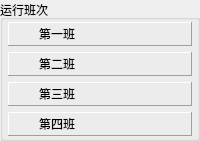
                     <widget class="QGroupBox" name="groupBox_banci">
                      <property name="title">
                       <string>运行班次</string>
                      </property>
                      <layout class="QVBoxLayout" name="verticalLayout_7">
                       <property name="leftMargin">
                        <number>5</number>
                       </property>
                       <property name="topMargin">
                        <number>2</number>
                       </property>
                       <property name="rightMargin">
                        <number>5</number>
                       </property>
                       <property name="bottomMargin">
                        <number>2</number>
                       </property>
                       <item>
                        <widget class="QFrame" name="frame_4">
                         <property name="frameShape">
                          <enum>QFrame::Panel</enum>
                         </property>
                         <property name="frameShadow">
                          <enum>QFrame::Raised</enum>
                         </property>
                         <layout class="QHBoxLayout" name="horizontalLayout_10">
                          <property name="spacing">
                           <number>10</number>
                          </property>
                          <property name="leftMargin">
                           <number>10</number>
                          </property>
                          <property name="topMargin">
                           <number>2</number>
                          </property>
                          <property name="rightMargin">
                           <number>10</number>
                          </property>
                          <property name="bottomMargin">
                           <number>2</number>
                          </property>
                          <item>
                           <widget class="QLabel" name="label_1b">
                            <property name="text">
                             <string>第一班</string>
                            </property>
                            <property name="alignment">
                             <set>Qt::AlignCenter</set>
                            </property>
                           </widget>
                          </item>
                          <item>
                           <widget class="QLabel" name="b1Label">
                            <property name="text">
                             <string/>
                            </property>
                            <property name="alignment">
                             <set>Qt::AlignCenter</set>
                            </property>
                           </widget>
                          </item>
                         </layout>
                        </widget>
                       </item>
                       <item>
                        <widget class="QFrame" name="frame_5">
                         <property name="frameShape">
                          <enum>QFrame::Panel</enum>
                         </property>
                         <property name="frameShadow">
                          <enum>QFrame::Raised</enum>
                         </property>
                         <layout class="QHBoxLayout" name="horizontalLayout_11">
                          <property name="spacing">
                           <number>10</number>
                          </property>
                          <property name="leftMargin">
                           <number>10</number>
                          </property>
                          <property name="topMargin">
                           <number>2</number>
                          </property>
                          <property name="rightMargin">
                           <number>10</number>
                          </property>
                          <property name="bottomMargin">
                           <number>2</number>
                          </property>
                          <item>
                           <widget class="QLabel" name="label_2b">
                            <property name="text">
                             <string>第二班</string>
                            </property>
                            <property name="alignment">
                             <set>Qt::AlignCenter</set>
                            </property>
                           </widget>
                          </item>
                          <item>
                           <widget class="QLabel" name="b2Label">
                            <property name="text">
                             <string/>
                            </property>
                            <property name="alignment">
                             <set>Qt::AlignCenter</set>
                            </property>
                           </widget>
                          </item>
                         </layout>
                        </widget>
                       </item>
                       <item>
                        <widget class="QFrame" name="frame_6">
                         <property name="frameShape">
                          <enum>QFrame::Panel</enum>
                         </property>
                         <property name="frameShadow">
                          <enum>QFrame::Raised</enum>
                         </property>
                         <layout class="QHBoxLayout" name="horizontalLayout_12">
                          <property name="spacing">
                           <number>10</number>
                          </property>
                          <property name="leftMargin">
                           <number>10</number>
                          </property>
                          <property name="topMargin">
                           <number>2</number>
                          </property>
                          <property name="rightMargin">
                           <number>10</number>
                          </property>
                          <property name="bottomMargin">
                           <number>2</number>
                          </property>
                          <item>
                           <widget class="QLabel" name="label_3b">
                            <property name="text">
                             <string>第三班</string>
                            </property>
                            <property name="alignment">
                             <set>Qt::AlignCenter</set>
                            </property>
                           </widget>
                          </item>
                          <item>
                           <widget class="QLabel" name="b3Label">
                            <property name="text">
                             <string/>
                            </property>
                            <property name="alignment">
                             <set>Qt::AlignCenter</set>
                            </property>
                           </widget>
                          </item>
                         </layout>
                        </widget>
                       </item>
                       <item>
                        <widget class="QFrame" name="frame_7">
                         <property name="frameShape">
                          <enum>QFrame::Panel</enum>
                         </property>
                         <property name="frameShadow">
                          <enum>QFrame::Raised</enum>
                         </property>
                         <layout class="QHBoxLayout" name="horizontalLayout_13">
                          <property name="spacing">
                           <number>10</number>
                          </property>
                          <property name="leftMargin">
                           <number>10</number>
                          </property>
                          <property name="topMargin">
                           <number>2</number>
                          </property>
                          <property name="rightMargin">
                           <number>10</number>
                          </property>
                          <property name="bottomMargin">
                           <number>2</number>
                          </property>
                          <item>
                           <widget class="QLabel" name="label_4b">
                            <property name="text">
                             <string>第四班</string>
                            </property>
                            <property name="alignment">
                             <set>Qt::AlignCenter</set>
                            </property>
                           </widget>
                          </item>
                          <item>
                           <widget class="QLabel" name="b4Label">
                            <property name="text">
                             <string/>
                            </property>
                            <property name="alignment">
                             <set>Qt::AlignCenter</set>
                            </property>
                           </widget>
                          </item>
                         </layout>
                        </widget>
                       </item>
                      </layout>
                     </widget>
